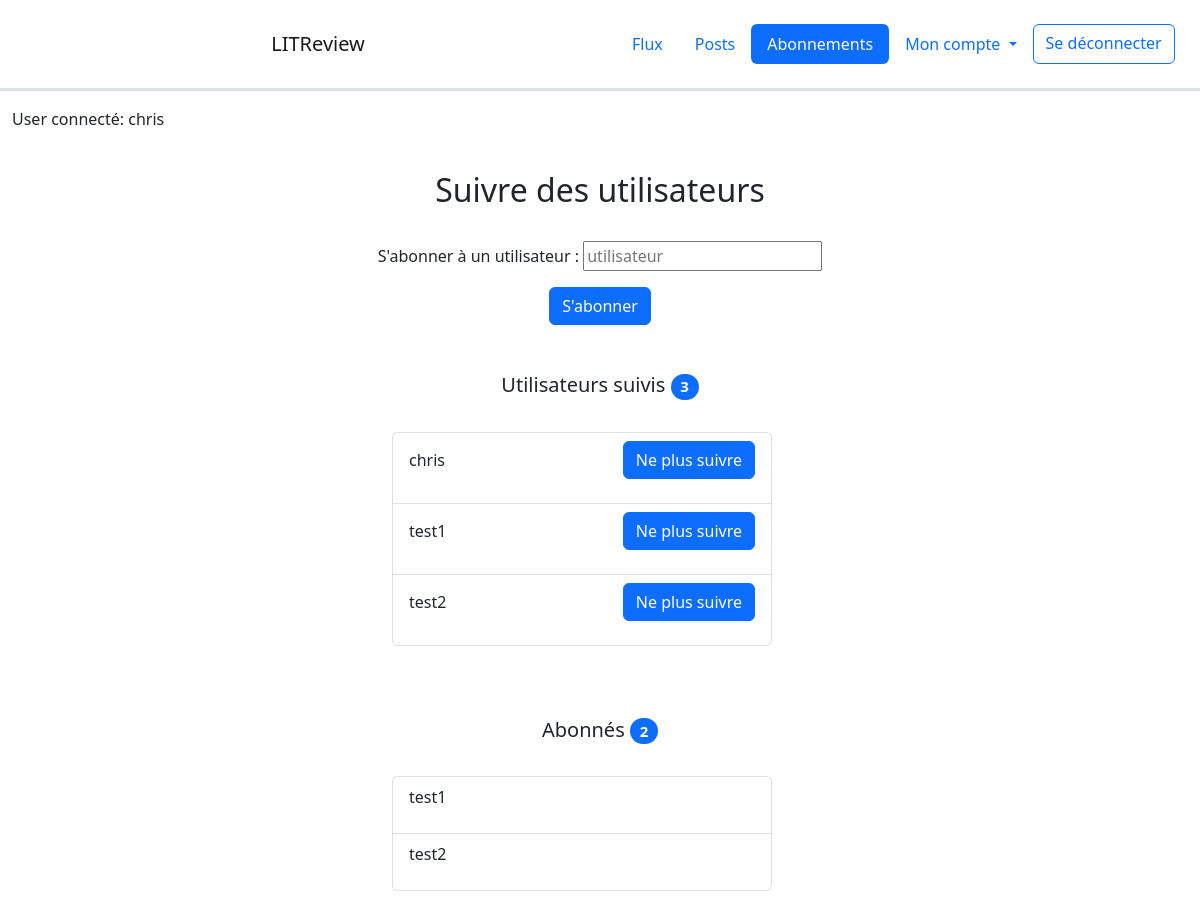
/follow-users/ (signed in), run on an earlier commit of the app's database.
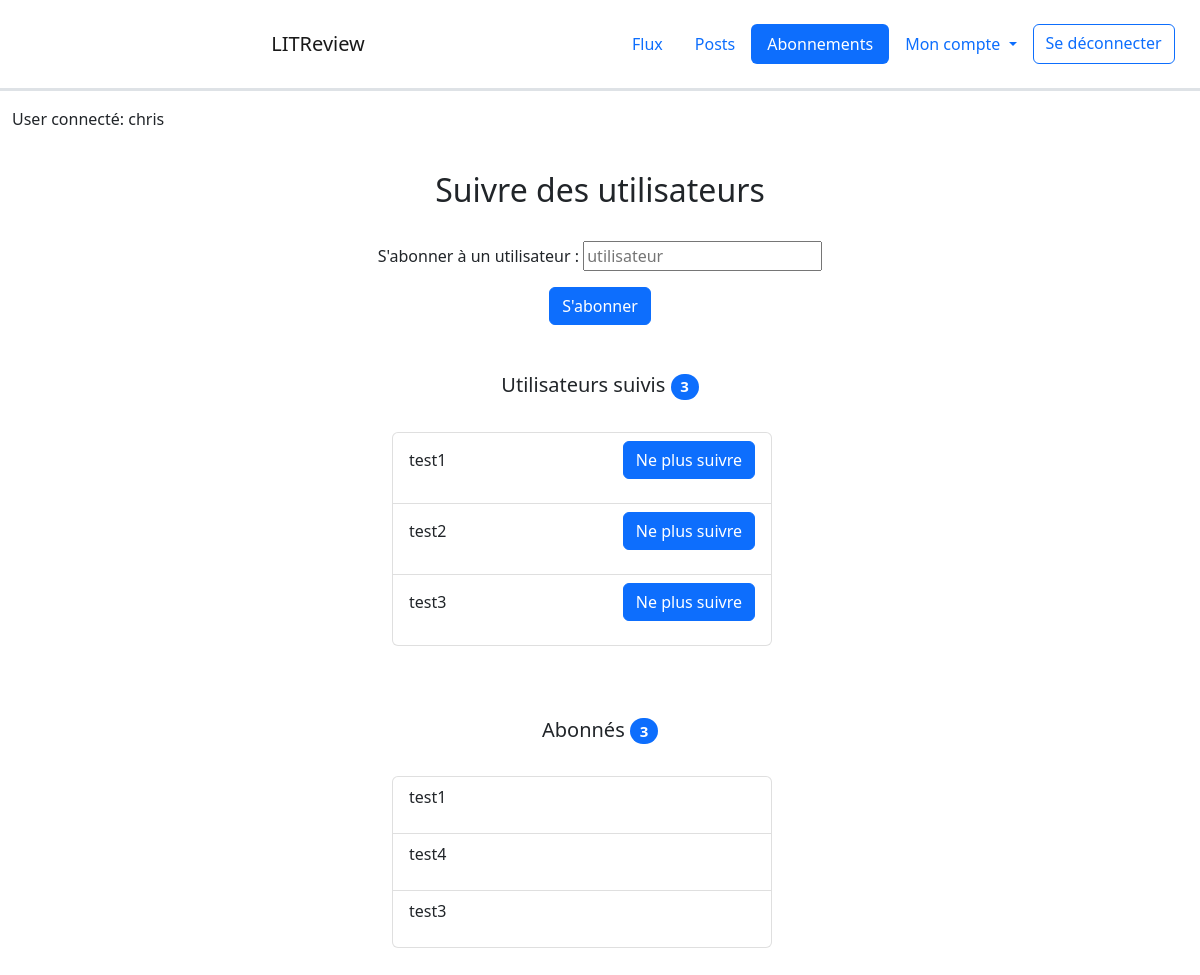
And on a later commit of the database.
### authentication/models.py (models this page shows)
class User(AbstractUser):
    follows = models.ManyToManyField(
        'self',
        symmetrical=False,
        verbose_name='Utilisateurs suivis: ',
        through='UserFollows',
        related_name='followed_users'
    )
    followers = models.ManyToManyField(
        'self',
        symmetrical=False,
        verbose_name='Utilisateurs abonnés: ',
        through='UserFollowing',
        related_name='followed_by'
    )

### reviews/views.py (the view)
# urls.py: path('follow-users/', reviews.views.follow_users, name='follow_users'),
@login_required
def follow_users(request):
    followform = forms.FollowForm()
    if request.method == 'POST':
        followform = forms.FollowForm(request.POST)
        if followform.is_valid():
            user_input = followform.cleaned_data['user_input']
            return redirect('follow', user_input)
        return redirect('follow_users')
    context = {'followform': followform, }
    return render(request, 'reviews/follow_users_form.html', context=context)

### reviews/forms.py
class FollowForm(forms.Form):
    user_input = forms.CharField(widget=forms.TextInput(attrs={'placeholder': 'utilisateur'}),
                                 label="S'abonner à un utilisateur")

### reviews/templates/reviews/follow_users_form.html (shortened to what this page needs)
{% extends 'base.html' %}
{% block content %}
<div class="container-fluid">
    <div class="row text-center mb-4">
        <h2 class="mt-4">Suivre des utilisateurs</h2>
    </div>
    <div class="text-center form-inline">
        <form method="post" class="form">
            {{ followform.as_p }}
            <button type="submit" class="btn btn-primary mb-4">S'abonner</button>
        </form>
    </div>
    <div class="row text-center mt-4">
        <h5>Utilisateurs suivis  <span class="badge bg-primary rounded-pill mb-4">{{user.follows.count}}</span></h5>
        <div class="row justify-content-center">
            <ul class="list-group mb-4 col-4">
            {% for u in user.follows.all %}
                <li class="list-group-item d-flex justify-content-between align-items-center">
                    <p>{{ u }}</p>
                    <form method="POST" action="{% url 'unfollow' u %}">
                        <button class="btn btn-primary" type=submit>Ne plus suivre</button>
                    </form>
                </li>
            {% endfor %}
            </ul>
        </div>
    </div>
    <div class="row text-center mt-5">
        <h5>Abonnés <span class="badge bg-primary rounded-pill mb-4">{{user.followers.count}}</span> </h5>
        <div class="row justify-content-center mb-4">
            <ul class="list-group mb-4 col-4">
                {% for u in user.followers.all %}
                <li class="list-group-item d-flex">
                    <p>{{ u }} </p>
                </li>
                {% endfor %}
            </ul>
        </div>
    </div>
</div>
{% endblock content %}

### templates/base.html (shortened to what this page needs)
<html>
    <head>
        <link href="https://cdn.jsdelivr.net/npm/bootstrap@5.2.0-beta1/dist/css/bootstrap.min.css"
              rel="stylesheet"
>
    </head>
    <body>
    <div class="container-fluid">
        <div class="row border-3 d-flex flex-column flex-md-row align-items-center p-3 px-md-4 mb-3 bg-white border-bottom box-shadow">
            <header>
                <nav class="navbar-expand navbar">
                    <a class="navbar-brand col col-6 text-center" href="{% url 'feed' %}">LITReview</a>
                    <div class="collapse navbar-collapse col flex-content-right" id="navbarSupportedContent">
                        <ul class="nav nav-pills flex-column flex-md-row">
                          <li class="nav-item">
                            {% url 'feed' as url %}
                            <a class="nav-link {% if request.path == url %}active{% endif %}" aria-current="page"
                               href="{{ url }}">Flux</a>
                          </li>
                          <li class="nav-item">
                              {% url 'posts' as url %}
                              <a class="nav-link {% if request.path == url %}active{% endif %}"
                                 href="{{ url }}">Posts</a>
                          </li>
                          <li class="nav-item">
                              {% url 'follow_users' as url %}
                              <a class="nav-link {% if request.path == url %}active{% endif %}"
                                 href="{{ url }}">Abonnements</a>
                          </li>
                          <li class="nav-item dropdown">
                              {% url 'password_change' as url %}
                              <a class="nav-link
                              dropdown-toggle"
                                 href="#" id="navbarDropdownMenuLink" role="button"
                                 data-bs-toggle="dropdown" aria-expanded="false">
                                Mon compte
                              </a>
                          </li>
                          <a class="btn btn-outline-primary" href="{% url 'logout' %}">Se déconnecter</a>
                        </ul>
                    </div>
                </nav>
            </header>
        </div>
        {% if request.user.is_authenticated %}
            <p>User connecté: {{ request.user.username }}</p>
        {% endif %}
    </div>
        {% block content %}
        {% endblock content %}
    </body>
</html>

What changed in the data, as far as the page shows it:
no longer on one of the page's lists (row edited): User: username "chris"
no longer on one of the page's lists (row edited): User: username "test2"
changed User "chris": followers.count "2" → "3"
added User: username "test3"
added User: username "test4", shown under "Abonnés 3"
